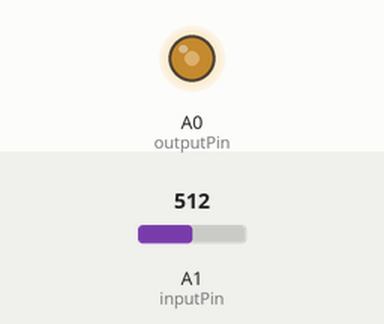
Simulated run of this sketch. Board: Arduino Zero (SAMD21). Parts: output pins drawn as LEDs (lit = HIGH). The test bench sets the inputs (shaded band); at power-on: A1 (inputPin) = 512 (analog values on the 0–1023 scale).

Above: at 1.2 s.
1.3 s: A1 (inputPin) set to 716
At 2.5 s:
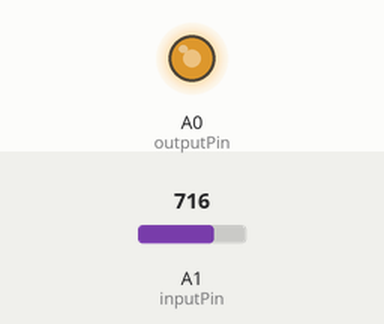
2.8 s: A1 (inputPin) set to 900
At 3.7 s:
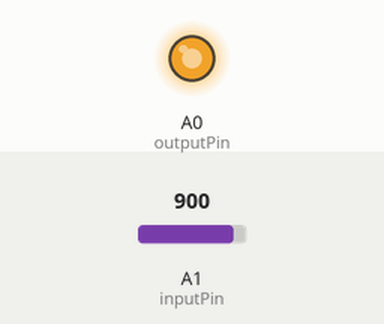
4.3 s: A1 (inputPin) set to 122
At 4.9 s:
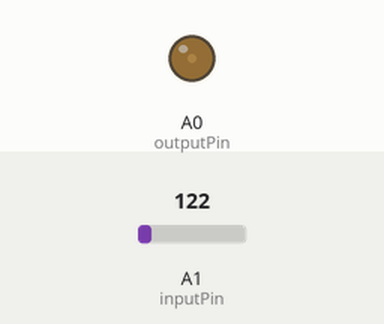
5.8 s: A1 (inputPin) set to 0
At 6.9 s:
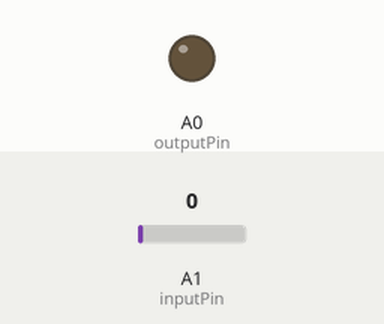
Timing chart, 0 to 8.3 s (numbered marks = the images above; inputs shaded):
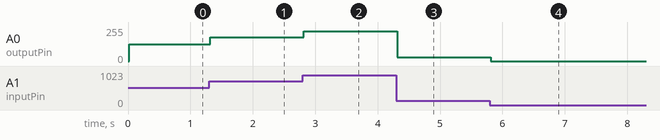

The sketch:

FILTER.ino
```cpp
// Pin configuration
const int inputPin = A1; // Analog input
const int outputPin = A0; // DAC output (real analog)

// Filter configuration
const float fc = 50.0;                  // Cutoff frequency in Hz
const float RC = 1.0 / (2.0 * PI * fc); // Time constant RC

// Variables
unsigned long lastMicros = 0;
float y_prev = 0.0; // Previous filtered value

void setup() {
  analogReadResolution(10);  // 10-bit ADC
  analogWriteResolution(10); // 10-bit DAC
  Serial.begin(9600);
}

void loop() {
  // Measure time step ΔT
  unsigned long now = micros();
  float deltaT = (now - lastMicros) / 1000000.0; // in seconds
  lastMicros = now;

  // Compute alpha for this sample
  float alpha = deltaT / (RC + deltaT);

  // Read input voltage (0-1023)
  int raw = analogRead(inputPin);
  float x = raw; // 10-bit input

  // Apply first-order low-pass filter
  float y = alpha * x + (1.0 - alpha) * y_prev;
  y_prev = y;

  // Output to DAC
  analogWrite(outputPin, (int)y);
}
```

Measured:
- after the input at 1.3 s, A0 (outputPin): 127/255 → 178/255 at once
- after the input at 2.8 s, A0 (outputPin): 178/255 → 224/255 at once
- after the input at 4.3 s, A0 (outputPin): 224/255 → 30/255 at once
- after the input at 5.8 s, A0 (outputPin): 30/255 → 0/255 at once
